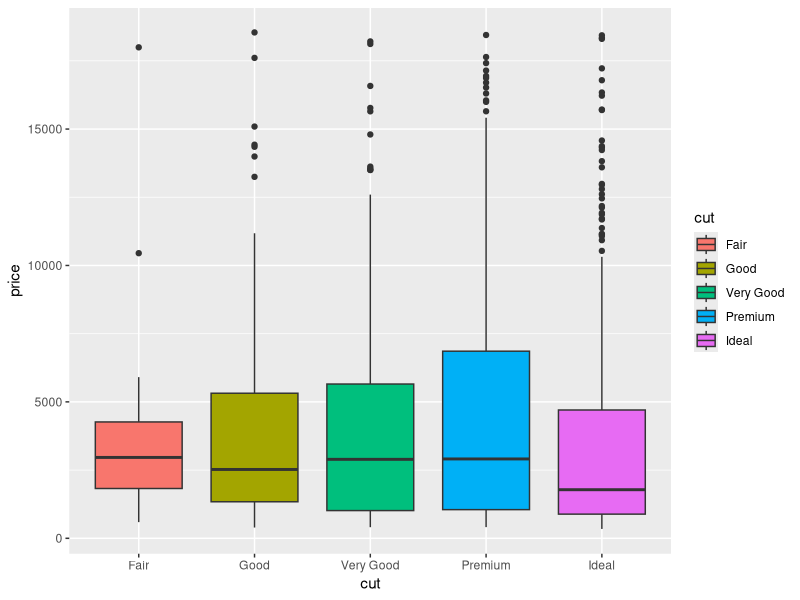
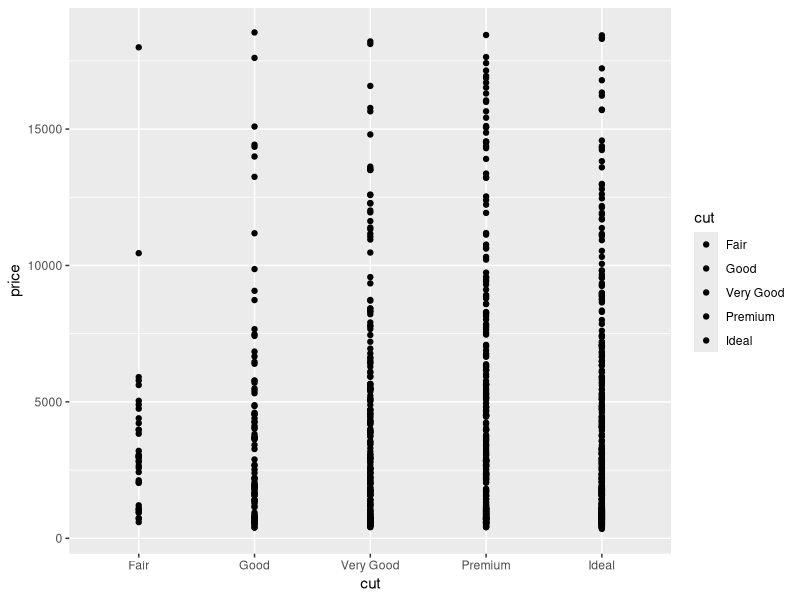

The R source for these figures, in order: (Note: this script raises an error after producing the figures.)
library(ggplot2)
library(dplyr)

df <- diamonds[sample(1:nrow(diamonds), size = 1000),]
colList = scales::hue_pal()(5)
df <- df %>% select("cut","price")
ggplot(df, aes(cut, price)) + 
  geom_boxplot(aes(fill = cut)) + 
  scale_fill_manual(values = colList)


ggplot(df, aes(cut, price)) +
  #stat_boxplot(geom ='errorbar') + 
  #geom_boxplot() +
  geom_point(aes(fill = cut)) +
  scale_fill_manual(values = colList)

ggplot(df, aes(x=cut, y=price)) +
  geom_point(position=position_jitter(width=0.3), alpha=0.1, aes(fill=cut)) +
  scale_fill_manual(values=colList) +
  geom_boxplot(fill=0, outlier.size=0)

ggplot(df, aes(x=cut, y=price)) +
  stat_boxplot(geom ='errorbar') + 
  geom_boxplot(outlier.shape=NA, aes(fill=cut), alpha = 0.3) +
  geom_point(aes(fill=cut), shape=21, position=position_jitter(width=0.3), alpha=0.5)
